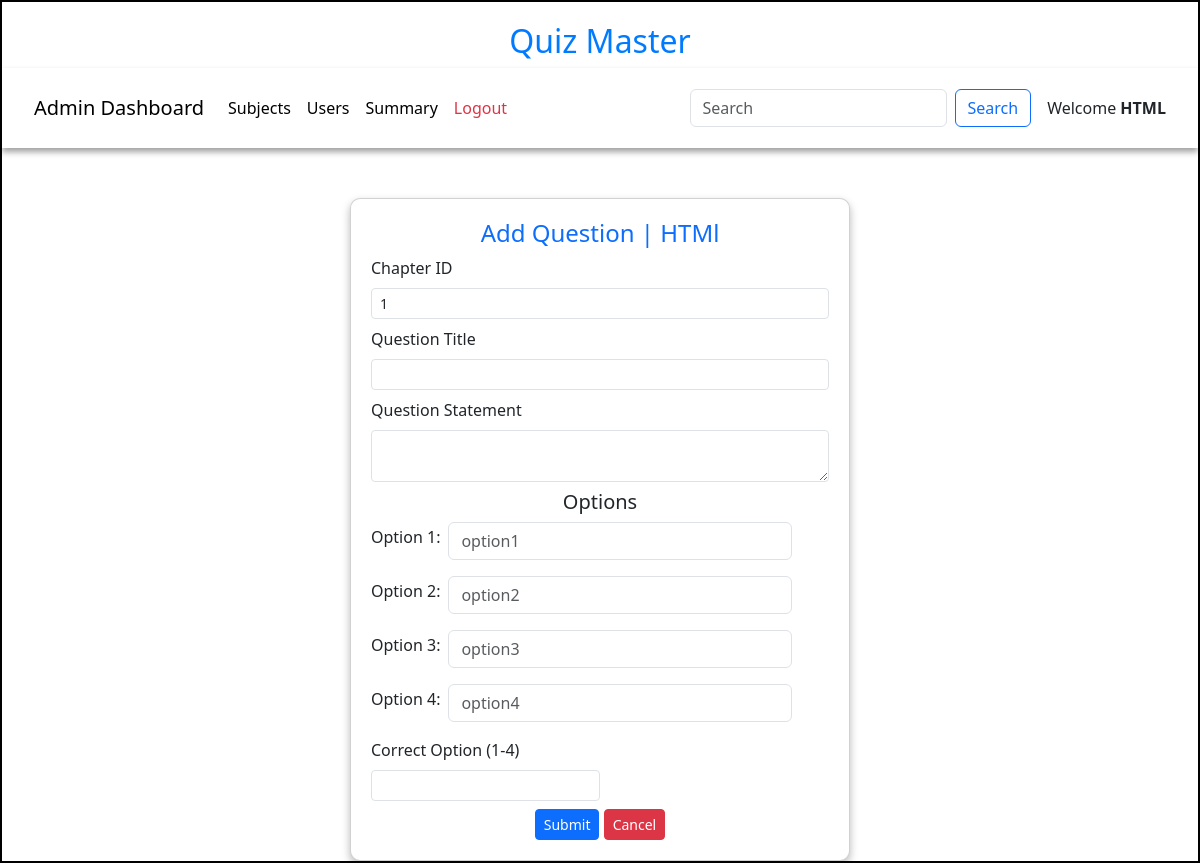
The page /add_question/1/HTML on the database as committed earlier.
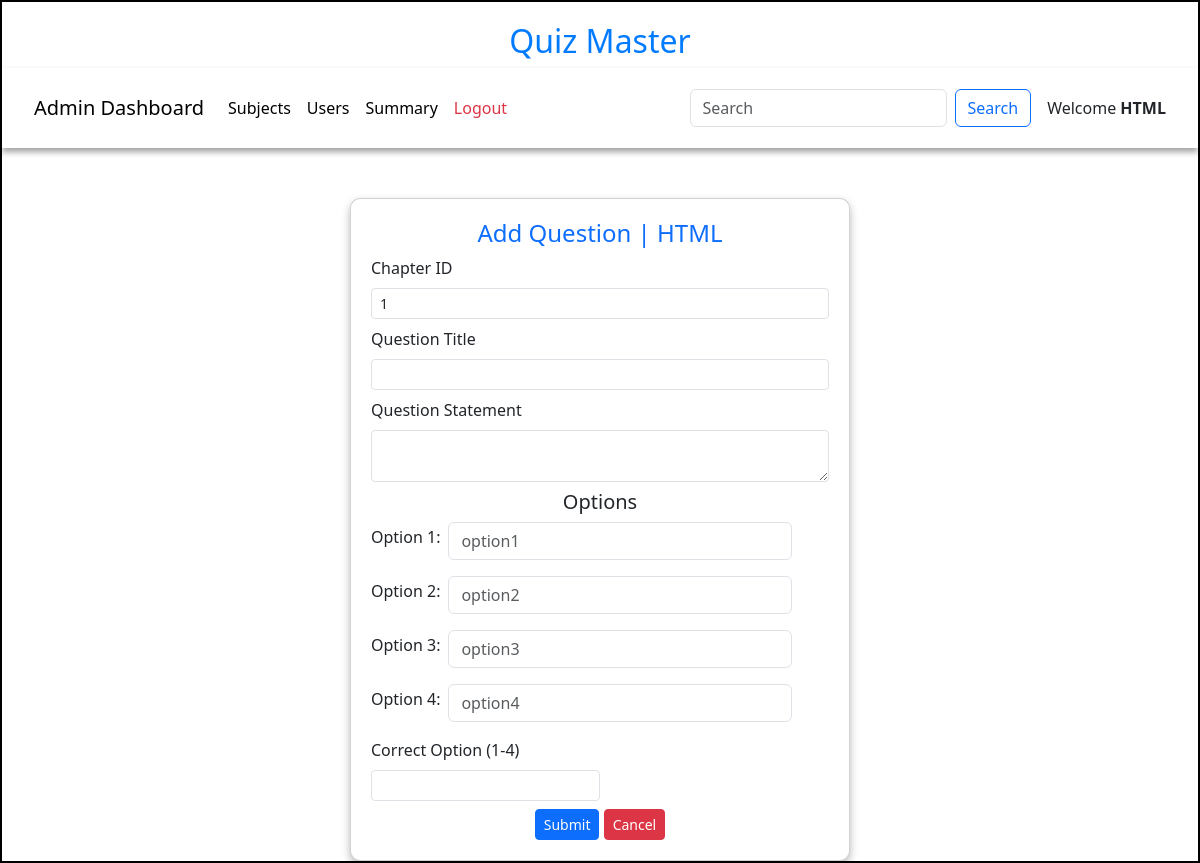
The same page on the database as committed later.
### models/models.py (models this page shows)
class Chapter(db.Model):
    id=db.Column(db.Integer,primary_key=True)
    name=db.Column(db.String,unique=True,nullable=False)
    description=db.Column(db.String)
    Subject_id = db.Column(db.Integer,db.ForeignKey("subject.id"),nullable=False)
    quizes = db.relationship("Quiz",cascade="all,delete",backref="chapter",lazy=True)

### controllers/controller.py (the view, shortened to what this page needs)
@app.route("/add_question/<id>/<name>",methods=["GET","POST"])
def add_questions(id,name):
    quiz = get_quiz(id)
    chapter = Chapter.query.filter_by(id =quiz.Chapter_id).first()
    return render_template("add_question.html",quiz=quiz,name=name,chap_name=chapter.name)

### controllers/controller.py (called while the page is built)
def  get_quiz(id):
    quiz = Quiz.query.filter_by(id=id).first()
    return quiz

### templates/add_question.html (shortened to what this page needs)
<!DOCTYPE html>
<html lang="en">
<head>
    <link href="https://cdn.jsdelivr.net/npm/bootstrap@5.3.3/dist/css/bootstrap.min.css" rel="stylesheet">
    <link rel="stylesheet" href="/static/css/style.css">
</head>
<body>
    <div id="container">
        <h1 id="heading">Quiz Master</h1>
        <nav class="navbar navbar-expand-lg navbar-light bg-white">
            <div class="container-fluid">
                <a class="navbar-brand">Admin Dashboard</a>
                <div class="collapse navbar-collapse" id="navbarNav">
                    <ul class="navbar-nav me-auto">
                        <li class="nav-item">
                            <a class="nav-link active" href="/admin/{{ name }}">Subjects</a>
                        </li>
                        <li class="nav-item">
                            <a class="nav-link active" href="/admin_users/{{name}}">Users</a>
                        </li>
                        <li class="nav-item">
                            <a class="nav-link active" href="/admin_summary/{{name}}">Summary</a>
                        </li>
                        <li class="nav-item">
                            <a class="nav-link text-danger" href="/login">Logout</a>
                        </li>
                    </ul>
                    <form class="d-flex" method="POST" action="#">
                        <input class="form-control me-2" type="search" placeholder="Search" name="search_txt" id="search_txt">
                        <button class="btn btn-outline-primary" type="submit">Search</button>
                    </form>
                </div>
                <span class="ms-3">Welcome <strong>{{name}}</strong></span>
            </div>
        </nav>
        <div id="add_question-panel" style="margin: auto;margin-top: 50px; width: 500px;">
            <div class="card">
                <h4 class="text-center text-primary">Add Question | {{chap_name}}</h4>
                <form action="/add_question/{{quiz.id}}/{{name}}" method="POST">
                    <div class="mb-2">
                        <label for="chapter_id" class="form-label">Chapter ID</label>
                        <input type="number" class="form-control form-control-sm" id="chapter_id" name="chapter_id" value="{{quiz.Chapter_id}}" readonly>
                    </div>
                    <div class="mb-2">
                        <label for="question_title" class="form-label">Question Title</label>
                        <input type="text" class="form-control form-control-sm" id="question_title" name="question_title" required>
                    </div>
                    <div class="mb-2">
                        <label for="question_statement" class="form-label">Question Statement</label>
                        <textarea class="form-control form-control-sm" id="question_statement" name="question_statement" rows="2" required></textarea>
                    </div>
                    <h5 class="text-center">Options</h5>
                    {% for i in range(1, 5) %}
                    <div class="mb-3 d-flex align-items-center">
                        <label for="option{{i}}" class="form-label me-2">Option {{i}}:</label>
                        <input type="text" class="form-control w-75" id="option{{i}}" name="option{{i}}" placeholder="option{{i}}"  required>
                    </div>
                    {% endfor %}
                    <div class="mb-2">
                        <label for="correct_option" class="form-label">Correct Option (1-4)</label>
                        <input type="number" class="form-control form-control-sm w-50" id="correct_option" name="correct_option" min="1" max="4" required>
                    </div>
                    <div class="text-center">
                        <button type="submit" class="btn btn-primary btn-sm">Submit</button>
                        <a href="/quiz_dashboard/{{name}}" class="btn btn-danger btn-sm">Cancel</a>
                    </div>
                </form>
            </div>
        </div>
    </div>
</body>
</html>

Rows that differ between the two databases and show on the page:
changed Chapter: name "HTMl" → "HTML"
